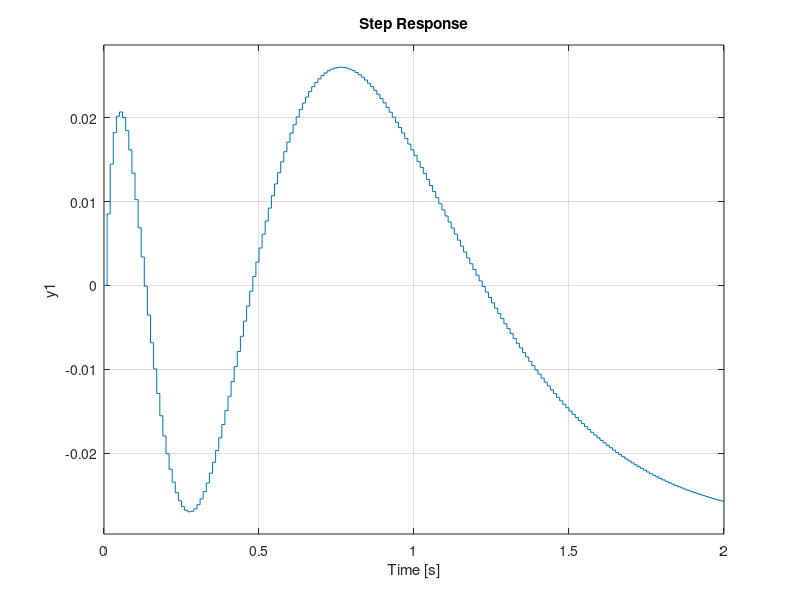

Source code (MATLAB): (Note: this script raises an error after producing the figure.)
%% Simulation_1 Q_4_Slow_Change_Parameters Amirhossein Ehsani_810602159
clc;
clear all;
close all;

%% System
s = tf('s');
G = tf((s-4)*(s-2)*(s-3)/((s+4)*(s+5)*(s+6)*(s+7)));
Ts=0.01;
G_d = c2d(G,Ts);
step(G_d);

% Parameters
a1 = 0.25;
a2 = -0.02;
a3 = 0.01;
a4 = 0.02;

b1 = 0.6;
b2 = 0.8;
b3 = 0.5;
b4 = 0.4;

c0 = 1;
c1 = 0.25;

syms A B
A = a1;
B = b1;

c1 = 0.25;
sigma = 0.07;
N = 2000;
% Noise:
e = sigma * randn(1, N);
% Input Signal:
u = sigma / 0.1 * randn(1, N);
q2 = input('How many times do you want to reset the covariance error matrice(P)?\n\1)One Time \n\2)Two times \n\4)Four times \n\5)Five times\n\')
TT = N/q2

% System Response:
y(1)=e(1);
y(2)=a1*y(1)+b1*u(1)+e(2)+c1*e(2);
y(3)=a1*y(2)+a2*y(1)+b1*u(2)+b2*u(1)+e(3)+c1*e(3);
y(4)=a1*y(3)+a2*y(2)+a3*y(1)+b1*u(3)+b2*u(2)+b3*u(1)+e(4)+c1*e(4);

x = 0;
z=0;
for t=5:N    
if t>=900  && t<1100
    x = x+0.0002;
    b2=b2+x;
end
if t>=400  && t<600
    z= z+0.0001;
    b3=b3+z;
end
y(t)=a1*y(t-1)+a2*y(t-2)+a3*y(t-3)+a4*y(t-4)+b1*u(t-1)+b2*u(t-2)+b3*u(t-3)+b4*u(t-4)+e(t)+c1*e(t-1);
pt(1,t)=a1;
pt(2,t)=a2;
pt(3,t)=a3;
pt(4,t)=a4;

pt(5,t)=b1;
pt(6,t)=b2;
pt(7,t)=b3;
pt(8,t)=b4;

pt(9,t)=c0;
pt(10,t)=c1;

end 
phi = zeros(N,8);
phi(2,:) = [y(1) 0 0 0 u(1) 0 0 0];
phi(3,:) = [y(2) y(1) 0 0 u(2) u(1) 0 0];
phi(4,:) = [y(3) y(2) y(1) 0 u(3) u(2) u(1) 0];
for i=5:N
    phi(i,:) = [y(i-1) y(i-2) y(i-3) y(i-4) u(i-1) u(i-2) u(i-3) u(i-4)];
end

phi = phi';
theta0 = [a1 a2 a3 a4 b1 b2 b3 b4]
% K-P-Reset:
p_kf(:,:,1)=10^5*eye(8);
p_kf(:,:,2)=p_kf(:,:,1);
p_kf(:,:,3)=p_kf(:,:,1);
p_kf(:,:,4)=p_kf(:,:,1);

Teta_kf(:,1)=[0;0;0;0;0;0;0;0];
Teta_kf(:,2)=Teta_kf(:,1);
Teta_kf(:,3)=Teta_kf(:,1);
Teta_kf(:,4)=Teta_kf(:,1);

K_KF(:,1)=zeros(8,1);
K_KF(:,2)=zeros(8,1);
K_KF(:,3)=zeros(8,1);
K_KF(:,4)=zeros(8,1);

for t=5:N
    if mod(t,TT)==0
        p_kf(:,:,t-1)=10^5*eye(8);
    end
    K_KF(:,t)=p_kf(:,:,t-1)*phi(:,t)*inv(1+phi(:,t)'*p_kf(:,:,t-1)*phi(:,t));
    p_kf(:,:,t)=p_kf(:,:,t-1)-p_kf(:,:,t-1)*phi(:,t)*inv(1+phi(:,t)'*p_kf(:,:,t-1)*phi(:,t))*phi(:,t)'*p_kf(:,:,t-1)+0.05;
    epsilon(t)=y(t)-phi(:,t)'*Teta_kf(:,t-1);
    Teta_kf(:,t)=Teta_kf(:,t-1)+K_KF(:,t)*epsilon(t);
end
Teta_kf(:,N)
error_KF=norm(Teta_kf(:,N)-theta0)/5*100
RMSD_KF=sqrt(sum((Teta_kf(:,N)-theta0).^2)/5);
% Results in Table
method.Name = {'Real System';'KF'};
method.a1 =[a1;Teta_kf(1,N)]; 
method.a2 =[a2;Teta_kf(2,N)];
method.a3 =[a3;Teta_kf(3,N)];
method.a4 =[a4;Teta_kf(4,N)];

method.b1 =[b1;Teta_kf(5,N)];
method.b2 =[b2;Teta_kf(6,N)];
method.b3 =[b3;Teta_kf(7,N)];
method.b4 =[b4;Teta_kf(8,N)];
%method.RMSD_error = [0;RMSD_KF];
T = struct2table(method)
% Reults in Plot
% Define a color palette for better visuals
colors = lines(10); % This will generate 7 distinct colors

% KF Plot
colors = [
    0, 0.4470, 0.7410; % MATLAB default blue
    0.8500, 0.3250, 0.0980; % MATLAB default orange
    0.9290, 0.6940, 0.1250; % MATLAB default yellow
    0.4940, 0.1840, 0.5560; % MATLAB default purple
    0.4660, 0.6740, 0.1880; % MATLAB default green
    0.3010, 0.7450, 0.9330; % MATLAB default cyan
    0.6350, 0.0780, 0.1840; % MATLAB default red
    0, 0, 0; % Black
    0.5, 0.5, 0.5; % Gray
    1, 0, 0; % Red
    0, 1, 0; % Lime
    0, 0, 1; % Blue
];

figure(2);
hold on; 

% Plotting the estimated parameters
for i = 1:4
    plot(1:N, Teta_kf(i,:),'Color',colors(i,:) ,'LineWidth', 1.5, 'DisplayName', sprintf('a%d', i));
    plot(1:N,pt(i,:)','Color',colors(i,:), 'LineWidth', 1.5,'DisplayName', sprintf('True a%d', i)); % Plotting pt with a blue dotted line
end
for i = 5:8
    plot(1:N, Teta_kf(i,:), 'Color',colors(i,:),'LineWidth', 1.5, 'DisplayName', sprintf('b%d', i-4));
    plot(1:N,pt(i,:)', 'Color',colors(i,:),'LineWidth', 1.5,'DisplayName', sprintf('True b%d', i-4))
end

title('Estimated vs. True Parameters from KF');
legend('show', 'Location', 'best'); % Adjust to show all labels correctly
xlabel('Sample');
ylabel('Parameter Value');
grid on;
hold off;

